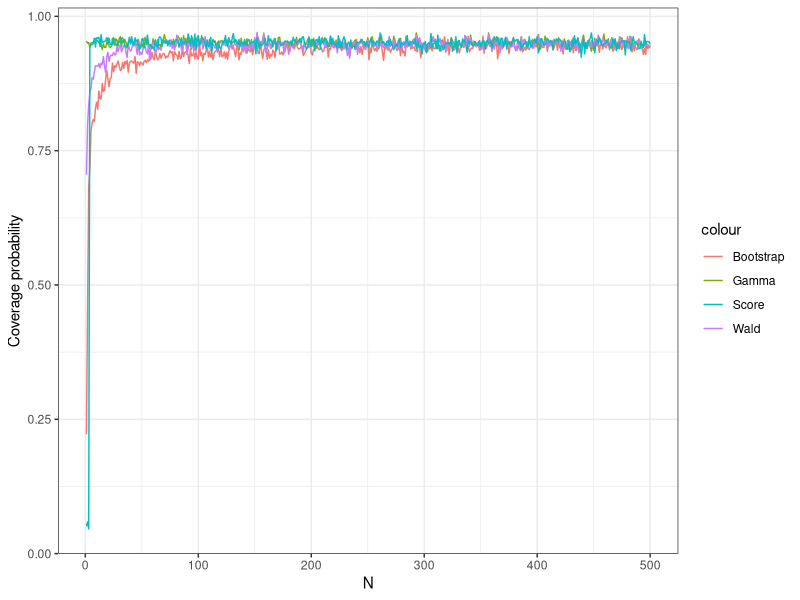
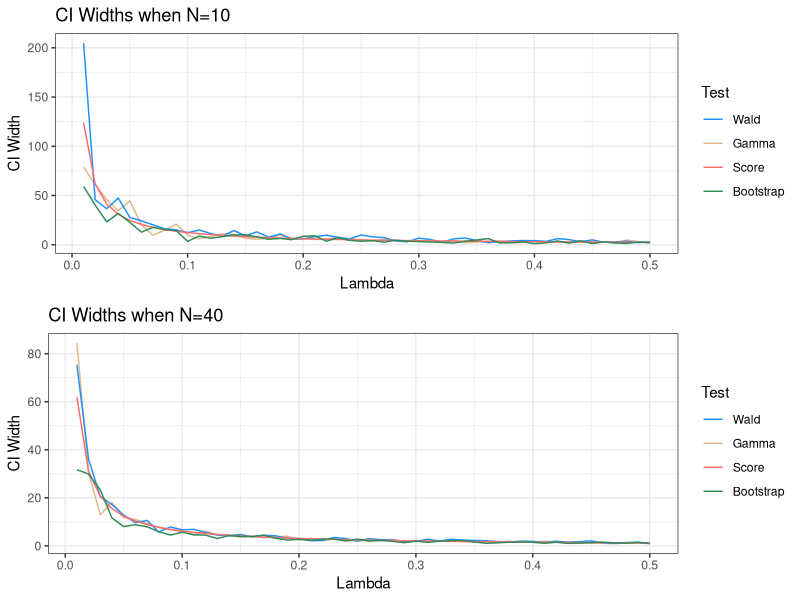

Reproduce these figures in R, in order.
## ---- chunk 1
knitr::opts_chunk$set(echo = TRUE)
library(tidyverse)
library(gridExtra)
set.seed(123)
## ---- chunk 2
##code here

## ---- chunk 3
##code here
## ---- chunk 4
##code here
## ---- chunk 5
wald_ci <- function(N, rate, alpha = 0.05){
  x <- rexp(N, rate = rate)
  x_bar <- mean(x)
  se <- x_bar / sqrt(N)
  ci <- x_bar + c(-1, 1) * qnorm(1 - (alpha / 2))*se
  return(ci)
}
## ---- chunk 6
gamma_ci <- function(N, rate, alpha = 0.05){
  # Inspiration: https://math.stackexchange.com/questions/1288139/calculate-the-confidence-interval-of-parameter-of-exponential-distribution
  x <- rexp(N, rate = rate)
  x_bar <- mean(x)
  ci_rate <- qgamma(c(alpha / 2, 1 - (alpha / 2)), N, N) / x_bar
  ci_mean <- 1 / ci_rate
  return(c(min(ci_mean), max(ci_mean)))
}
## ---- chunk 7
score_ci <- function(N, rate, alpha = 0.05) {
  x <- rexp(N, rate = rate)
  xbar <- mean(x)
  ci_rate <- (1 / xbar)*(1 + c(-1, 1) * qnorm(1 - alpha / 2) / sqrt(N))
  ci_mean <- 1 / ci_rate
  return(c(min(ci_mean), max(ci_mean)))
}
## ---- chunk 8
bootstrap_ci <- function(N, rate, alpha = 0.05){
  # Function to calculate bootstrap CI
  x <- rexp(N, rate = rate)
  x_bar <- mean(x)
  # Number of bootstrap samples
  nb <- 1000
  # Take boostrap samples
  bootstrap_samples <- sample(x, N * nb, replace = TRUE) %>%
    matrix(nrow = N, ncol = nb)
  # Get means of columns 
  means <- colMeans(bootstrap_samples)
  # Get deltas (x* - x)
  deltas <- means - x_bar
  deltas <- sort(deltas)
  # Calculate CIs
  ci <- x_bar - quantile(deltas, probs = c(alpha / 2, 1 - (alpha / 2)))
  return(c(mean(ci), max(ci)))
}
## ---- chunk 9
# Coverage probabilities
coverage_probability <- function(N, rate, ci_fun, alpha = 0.05, B = 1000){
  # Match input function to actual function
  fun <- tryCatch(match.fun(ci_fun), 
                  error = function(e) print(paste0("ci_fun: '", ci_fun, "' does not exist")))
  # Expected value
  exp_val <- 1 / rate
  # Calculate B confidence intervals and put in dataframe
  conf_ints <- replicate(B, fun(N, rate)) %>%
    t() %>% data.frame()
  names(conf_ints) <- c("lower", "upper")
  # Calculate hit rates (expected value inside confidence interval)
  conf_ints <- mutate(conf_ints, hit = (exp_val >= lower & exp_val <= upper))
  coverage <- conf_ints$hit %>% mean()
  return(coverage)
}

lambda <- 1 / 12
beta <- 1 / lambda
n <- 60

# Coverage probability plotting
ns <- seq(1, 500)

###################################################
# I have commented out all of these so that we don't 
# accidentally re run if we don't have to. I've saved 
# the data for coverage probabilities so we can read it 
# in without re-running if not necessary.
###################################################
# Caution: bootstrap takes for-ev-er
# bootstrap_cov <- mclapply(ns, coverage_probability, rate = lambda, ci_fun = "bootstrap_ci") %>% unlist()
# gamma_cov <- mclapply(ns, coverage_probability, rate = lambda, ci_fun = "gamma_ci") %>% unlist()
#wald_cov <- sapply(ns, coverage_probability, rate = lambda, ci_fun = "wald_ci") %>% unlist()
#score_cov <- sapply(ns, coverage_probability, rate = lambda, ci_fun = "score_ci") %>% unlist()
#coverage_df <- data.frame(n = ns, bs = bootstrap_cov, gamma = gamma_cov, wald = wald_cov, score = score_cov)
#write_csv(coverage_df, "./data/coverage_probabilities.csv")
###################################################
# If need to read:
coverage_df <- read_csv("./data/coverage_probabilities.csv")
#coverage_df$score <- score_cov
#coverage_df$wald <- wald_cov

ggplot(coverage_df, aes(x = n, y = bs, color = "Bootstrap")) +
  geom_line() +
  geom_line(aes(x = n, y = gamma, color = "Gamma")) +
  geom_line(aes(x = n, y = wald, color = "Wald")) +
  geom_line(aes(x = n, y = score, color = "Score")) +
  scale_y_continuous(name = "Coverage probability") +
  scale_x_continuous(name = "N") + 
  theme_bw()
## ---- chunk 10
# need to split
#wald_ci <- function(N, rate, alpha = 0.05){
 # x <- rexp(N, rate = rate)
  #x_bar <- mean(x)
  #se <- sd(x)/sqrt(N)
  #ci <- x_bar + c(-1, 1)*qnorm(1 - (alpha / 2))*se
  #return(ci)
#}
#ggplot() + 
  #stat_function(aes(x = 0:1), fun = wald_ci, args = list(N=10, rate=x))

# width
set.seed(123)
wald_ci_width <- function (N, rate, alpha = 0.05){
  x <- rexp(N, rate = rate)
  x_bar <- mean(x)
  se <- x_bar / sqrt(N)
  ci <- x_bar + c(-1, 1)*qnorm(1 - (alpha / 2))*se
  width <- ci[2] - ci[1]
  return(width)
}

gamma_ci_width <- function(N, rate, alpha = 0.05){
  x <- rexp(N, rate = rate)
  x_bar <- mean(x)
  ci_rate <- qgamma(c(alpha / 2, 1 - (alpha / 2)), N, N) / x_bar
  ci_mean <- 1 / ci_rate
  diff <- ci_mean[2] - ci_mean[1]
  return(diff)
}

score_ci_width <- function(N, rate, alpha = 0.05) {
  x <- rexp(N, rate = rate)
  xbar <- mean(x)
  ci <- (1/rate)*(1 + c(-1, 1) * qnorm(1 - alpha / 2) / sqrt(N))
  diff <- ci[2] - ci[1]
  return(diff)
}

bootstrap_ci_width <- function(N, rate, alpha = 0.05){
  x <- rexp(N, rate = rate)
  x_bar <- mean(x)
  nb <- 1000
  bootstrap_samples <- sample(x, N * nb, replace = TRUE) %>%
    matrix(nrow = N, ncol = nb)
  means <- colMeans(bootstrap_samples)
  deltas <- means - x_bar
  deltas <- sort(deltas)
  ci <- x_bar - quantile(deltas, probs = c(alpha / 2, 1 - (alpha / 2)))
  diff <- ci[2] - ci[1]
  return(diff)
}

set.seed(123)
rate <- seq(0.01, 0.5, 0.01)

wald_width10 <- sapply(rate, FUN = wald_ci_width, N = 10)
gamma_width10 <- sapply(rate, FUN = gamma_ci_width, N = 10)
score_width10 <- sapply(rate, FUN = score_ci_width, N = 10)
bootstrap_width10 <- sapply(rate, FUN = bootstrap_ci_width, N = 10)

wald_width40 <- sapply(rate, FUN = wald_ci_width, N = 40)
gamma_width40 <- sapply(rate, FUN = gamma_ci_width, N = 40)
score_width40 <- sapply(rate, FUN = score_ci_width, N = 40)
bootstrap_width40 <- sapply(rate, FUN = bootstrap_ci_width, N = 40)

dat <- data.frame(lambda = rate, 
                  wald10 = wald_width10,
                  gamma10 = gamma_width10,
                  score10 = score_width10,
                  bootstrap10 = bootstrap_width10,
                  wald40 = wald_width40,
                  gamma40 = gamma_width40,
                  score40 = score_width40,
                  bootstrap40 = bootstrap_width40
                  )
dat <- abs(dat)

p <- ggplot(data = dat, aes(x = lambda)) +
  xlab("Lambda") +
  ylab("CI Width") +
  scale_color_manual("Test", 
                     values=c("dodgerblue",
                              "burlywood",
                              "indianred1",
                              "seagreen"),
                     labels=c("Wald", 
                              "Gamma",
                              "Score",
                              "Bootstrap")) +
  theme_bw()

p10 <- p +
  geom_line(aes(y = wald10, color = "dodgerblue")) +
  geom_line(aes(y = gamma10, color = "burlywood")) +
  geom_line(aes(y = score10, color = "indianred1")) +
  geom_line(aes(y = bootstrap10, color = "seagreen")) +
  ggtitle("CI Widths when N=10")

p40 <- p +
  geom_line(aes(y = wald40, color = "dodgerblue")) +
  geom_line(aes(y = gamma40, color = "burlywood")) +
  geom_line(aes(y = score40, color = "indianred1")) +
  geom_line(aes(y = bootstrap40, color = "seagreen")) +
  ggtitle("CI Widths when N=40")

grid.arrange(p10, p40)

## ---- chunk 11
summary(cars)
